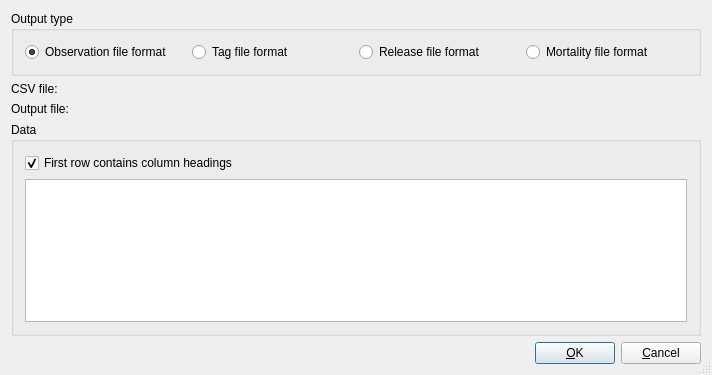
<?xml version="1.0" encoding="UTF-8"?>
<ui version="4.0">
 <class>ConvertCsvDialog</class>
 <widget class="QDialog" name="ConvertCsvDialog">
  <property name="geometry">
   <rect>
    <x>0</x>
    <y>0</y>
    <width>712</width>
    <height>375</height>
   </rect>
  </property>
  <property name="windowTitle">
   <string>CSV Converter</string>
  </property>
  <property name="sizeGripEnabled">
   <bool>true</bool>
  </property>
  <layout class="QVBoxLayout">
   <property name="spacing">
    <number>6</number>
   </property>
   <property name="leftMargin">
    <number>11</number>
   </property>
   <property name="topMargin">
    <number>11</number>
   </property>
   <property name="rightMargin">
    <number>11</number>
   </property>
   <property name="bottomMargin">
    <number>11</number>
   </property>
   <item>
    <layout class="QVBoxLayout">
     <property name="spacing">
      <number>6</number>
     </property>
     <property name="leftMargin">
      <number>0</number>
     </property>
     <property name="topMargin">
      <number>0</number>
     </property>
     <property name="rightMargin">
      <number>0</number>
     </property>
     <property name="bottomMargin">
      <number>0</number>
     </property>
     <item>
      <widget class="QGroupBox" name="buttonGroup1">
       <property name="title">
        <string>Output type</string>
       </property>
       <layout class="QVBoxLayout" name="verticalLayout_2">
        <item>
         <layout class="QHBoxLayout">
          <property name="spacing">
           <number>6</number>
          </property>
          <property name="leftMargin">
           <number>0</number>
          </property>
          <property name="topMargin">
           <number>0</number>
          </property>
          <property name="rightMargin">
           <number>0</number>
          </property>
          <property name="bottomMargin">
           <number>0</number>
          </property>
          <item>
           <widget class="QRadioButton" name="obsRadioButton">
            <property name="text">
             <string>Observation file format</string>
            </property>
            <property name="checked">
             <bool>true</bool>
            </property>
           </widget>
          </item>
          <item>
           <widget class="QRadioButton" name="tagRadioButton">
            <property name="text">
             <string>Tag file format</string>
            </property>
           </widget>
          </item>
          <item>
           <widget class="QRadioButton" name="relRadioButton">
            <property name="text">
             <string>Release file format</string>
            </property>
           </widget>
          </item>
          <item>
           <widget class="QRadioButton" name="mortRadioButton">
            <property name="text">
             <string>Mortality file format</string>
            </property>
           </widget>
          </item>
         </layout>
        </item>
       </layout>
      </widget>
     </item>
     <item>
      <layout class="QHBoxLayout">
       <property name="spacing">
        <number>6</number>
       </property>
       <property name="leftMargin">
        <number>0</number>
       </property>
       <property name="topMargin">
        <number>0</number>
       </property>
       <property name="rightMargin">
        <number>0</number>
       </property>
       <property name="bottomMargin">
        <number>0</number>
       </property>
       <item>
        <layout class="QVBoxLayout">
         <property name="spacing">
          <number>6</number>
         </property>
         <property name="leftMargin">
          <number>0</number>
         </property>
         <property name="topMargin">
          <number>0</number>
         </property>
         <property name="rightMargin">
          <number>0</number>
         </property>
         <property name="bottomMargin">
          <number>0</number>
         </property>
         <item>
          <widget class="QLabel" name="textLabel1">
           <property name="text">
            <string>CSV file:</string>
           </property>
          </widget>
         </item>
         <item>
          <widget class="QLabel" name="textLabel1_2">
           <property name="text">
            <string>Output file:</string>
           </property>
          </widget>
         </item>
        </layout>
       </item>
       <item>
        <spacer>
         <property name="orientation">
          <enum>Qt::Horizontal</enum>
         </property>
         <property name="sizeType">
          <enum>QSizePolicy::Minimum</enum>
         </property>
         <property name="sizeHint" stdset="0">
          <size>
           <width>111</width>
           <height>20</height>
          </size>
         </property>
        </spacer>
       </item>
      </layout>
     </item>
     <item>
      <widget class="QGroupBox" name="groupBox2">
       <property name="title">
        <string>Data</string>
       </property>
       <layout class="QVBoxLayout" name="verticalLayout">
        <item>
         <layout class="QVBoxLayout" name="data_verticalLayout">
          <property name="spacing">
           <number>6</number>
          </property>
          <property name="leftMargin">
           <number>0</number>
          </property>
          <property name="topMargin">
           <number>0</number>
          </property>
          <property name="rightMargin">
           <number>0</number>
          </property>
          <property name="bottomMargin">
           <number>0</number>
          </property>
          <item>
           <widget class="QCheckBox" name="headerCheckBox">
            <property name="text">
             <string>First row contains column headings</string>
            </property>
            <property name="checked">
             <bool>true</bool>
            </property>
           </widget>
          </item>
          <item>
           <widget class="QTableView" name="dataTable"/>
          </item>
         </layout>
        </item>
       </layout>
      </widget>
     </item>
     <item>
      <layout class="QHBoxLayout">
       <property name="spacing">
        <number>6</number>
       </property>
       <property name="leftMargin">
        <number>0</number>
       </property>
       <property name="topMargin">
        <number>0</number>
       </property>
       <property name="rightMargin">
        <number>0</number>
       </property>
       <property name="bottomMargin">
        <number>0</number>
       </property>
       <item>
        <spacer>
         <property name="orientation">
          <enum>Qt::Horizontal</enum>
         </property>
         <property name="sizeType">
          <enum>QSizePolicy::Expanding</enum>
         </property>
         <property name="sizeHint" stdset="0">
          <size>
           <width>20</width>
           <height>20</height>
          </size>
         </property>
        </spacer>
       </item>
       <item>
        <widget class="QPushButton" name="buttonOk">
         <property name="text">
          <string>&amp;OK</string>
         </property>
         <property name="shortcut">
          <string/>
         </property>
         <property name="autoDefault">
          <bool>true</bool>
         </property>
         <property name="default">
          <bool>true</bool>
         </property>
        </widget>
       </item>
       <item>
        <widget class="QPushButton" name="buttonCancel">
         <property name="text">
          <string>&amp;Cancel</string>
         </property>
         <property name="shortcut">
          <string/>
         </property>
         <property name="autoDefault">
          <bool>true</bool>
         </property>
        </widget>
       </item>
      </layout>
     </item>
    </layout>
   </item>
  </layout>
 </widget>
 <layoutdefault spacing="6" margin="11"/>
 <pixmapfunction>qPixmapFromMimeSource</pixmapfunction>
 <resources/>
 <connections>
  <connection>
   <sender>buttonOk</sender>
   <signal>clicked()</signal>
   <receiver>ConvertCsvDialog</receiver>
   <slot>accept()</slot>
   <hints>
    <hint type="sourcelabel">
     <x>20</x>
     <y>20</y>
    </hint>
    <hint type="destinationlabel">
     <x>20</x>
     <y>20</y>
    </hint>
   </hints>
  </connection>
  <connection>
   <sender>buttonCancel</sender>
   <signal>clicked()</signal>
   <receiver>ConvertCsvDialog</receiver>
   <slot>reject()</slot>
   <hints>
    <hint type="sourcelabel">
     <x>20</x>
     <y>20</y>
    </hint>
    <hint type="destinationlabel">
     <x>20</x>
     <y>20</y>
    </hint>
   </hints>
  </connection>
 </connections>
</ui>
